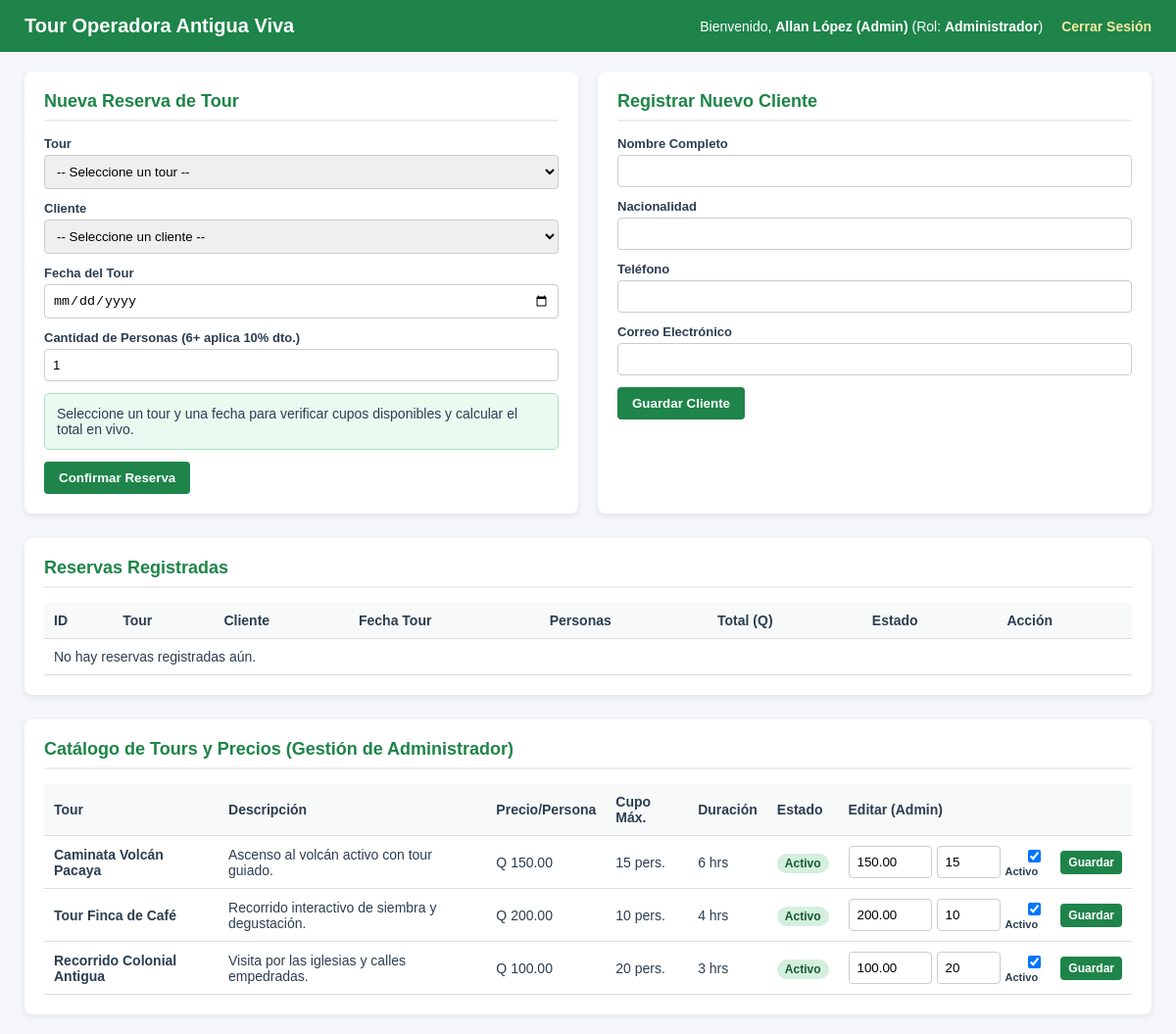
The page /panel.php (signed in) on the database its author committed.
### tables this page shows
CREATE TABLE IF NOT EXISTS tours (
    id INT AUTO_INCREMENT PRIMARY KEY,
    nombre VARCHAR(100) NOT NULL,
    descripcion TEXT,
    precio_persona DECIMAL(10,2) NOT NULL,
    cupo_maximo INT NOT NULL,
    duracion_horas INT NOT NULL,
    activo TINYINT(1) DEFAULT 1
);

### panel.php (the view, shortened to what this page needs)
<?php
require_once 'conexion.php';
$rol_actual = $_SESSION['rol'];
$es_admin   = ($rol_actual === 'Administrador');
$tours    = $pdo->query("SELECT * FROM tours ORDER BY id ASC")->fetchAll();
$reservas = $pdo->query("
    SELECT r.*, t.nombre AS tour_nombre, c.nombre AS cliente_nombre
    FROM reservas r
    INNER JOIN tours t ON r.tour_id = t.id
    INNER JOIN clientes c ON r.cliente_id = c.id
    ORDER BY r.fecha_tour DESC, r.id DESC
")->fetchAll();
?>
<!DOCTYPE html>
<html lang="es">
<head>
</head>
<body>
<header>
    <h1>Tour Operadora Antigua Viva</h1>
    <div class="user-info">
        Bienvenido, <strong><?= htmlspecialchars($_SESSION['nombre']) ?></strong>
        (Rol: <strong><?= htmlspecialchars($rol_actual) ?></strong>)
        <a href="logout.php">Cerrar Sesión</a>
    </div>
</header>
<div class="container">
    <div class="grid">
        <div class="box">
            <h2>Nueva Reserva de Tour</h2>
            <form method="POST" action="panel.php">
                <div class="form-group">
                    <label for="tour_id">Tour</label>
                    <select id="tour_id" name="tour_id" required>
                        <option value="">-- Seleccione un tour --</option>
                    </select>
                </div>
                <div class="form-group">
                    <label for="cliente_id">Cliente</label>
                    <select id="cliente_id" name="cliente_id" required>
                        <option value="">-- Seleccione un cliente --</option>
                    </select>
                </div>
                <div class="form-group">
                    <label for="fecha_tour">Fecha del Tour</label>
                    <input type="date" id="fecha_tour" name="fecha_tour" min="<?= date('Y-m-d') ?>" required>
                </div>
                <div class="form-group">
                    <label for="cantidad_personas">Cantidad de Personas (6+ aplica 10% dto.)</label>
                    <input type="number" id="cantidad_personas" name="cantidad_personas" min="1" value="1" required>
                </div>
                <div id="ajax_resultado" class="ajax-panel">
                    Seleccione un tour y una fecha para verificar cupos disponibles y calcular el total en vivo.
                </div>
                <button type="submit" class="btn">Confirmar Reserva</button>
            </form>
        </div>
        <div class="box">
            <h2>Registrar Nuevo Cliente</h2>
            <form method="POST" action="panel.php">
                <div class="form-group">
                    <label>Nombre Completo</label>
                    <input type="text" name="nombre" required>
                </div>
                <div class="form-group">
                    <label>Nacionalidad</label>
                    <input type="text" name="nacionalidad" required>
                </div>
                <div class="form-group">
                    <label>Teléfono</label>
                    <input type="text" name="telefono">
                </div>
                <div class="form-group">
                    <label>Correo Electrónico</label>
                    <input type="email" name="correo">
                </div>
                <button type="submit" class="btn">Guardar Cliente</button>
            </form>
        </div>
    </div>
    <div class="box" style="margin-bottom: 25px;">
        <h2>Reservas Registradas</h2>
        <table>
            <thead>
                <tr>
                    <th>ID</th>
                    <th>Tour</th>
                    <th>Cliente</th>
                    <th>Fecha Tour</th>
                    <th>Personas</th>
                    <th>Total (Q)</th>
                    <th>Estado</th>
                    <th>Acción</th>
                </tr>
            </thead>
            <tbody>
                <?php if (empty($reservas)): ?>
                    <tr><td colspan="8">No hay reservas registradas aún.</td></tr>
                <?php endif; ?>
            </tbody>
        </table>
    </div>
    <div class="box">
        <h2>Catálogo de Tours y Precios <?= $es_admin ? '(Gestión de Administrador)' : '(Solo lectura para Agente de ventas)' ?></h2>
        <table>
            <thead>
                <tr>
                    <th>Tour</th>
                    <th>Descripción</th>
                    <th>Precio/Persona</th>
                    <th>Cupo Máx.</th>
                    <th>Duración</th>
                    <th>Estado</th>
                    <?php if ($es_admin): ?><th>Editar (Admin)</th><?php endif; ?>
                </tr>
            </thead>
            <tbody>
                <?php foreach ($tours as $t): ?>
                    <tr>
                        <td><strong><?= htmlspecialchars($t['nombre']) ?></strong></td>
                        <td><?= htmlspecialchars($t['descripcion']) ?></td>
                        <td>Q <?= number_format($t['precio_persona'], 2) ?></td>
                        <td><?= (int)$t['cupo_maximo'] ?> pers.</td>
                        <td><?= (int)$t['duracion_horas'] ?> hrs</td>
                        <td><?= (int)$t['activo'] === 1 ? '<span class="badge badge-ok">Activo</span>' : '<span class="badge badge-cancel">Inactivo</span>' ?></td>
                        <?php if ($es_admin): ?>
                            <td>
                                <form method="POST" action="panel.php" style="display:flex; gap:5px; align-items:center;">
                                    <input type="number" step="0.01" name="precio_persona" value="<?= $t['precio_persona'] ?>" style="width:85px;" title="Precio">
                                    <input type="number" name="cupo_maximo" value="<?= $t['cupo_maximo'] ?>" style="width:65px;" title="Cupo">
                                    <label style="font-size:11px; margin:0;"><input type="checkbox" name="activo" <?= (int)$t['activo'] === 1 ? 'checked' : '' ?>> Activo</label>
                                    <button type="submit" class="btn" style="padding:5px 8px; font-size:12px;">Guardar</button>
                                </form>
                            </td>
                        <?php endif; ?>
                    </tr>
                <?php endforeach; ?>
            </tbody>
        </table>
    </div>
</div>
</body>
</html>

### panel.php (style rules this page uses)
body { font-family: Arial, sans-serif; background: #f4f6f9; margin: 0; color: #2c3e50; }
header { background: #1e8449; color: #fff; padding: 15px 25px; display: flex; justify-content: space-between; align-items: center; }
header h1 { margin: 0; font-size: 20px; }
.user-info { font-size: 14px; }
.user-info a { color: #f9e79f; text-decoration: none; font-weight: bold; margin-left: 15px; }
.container { max-width: 1150px; margin: 20px auto; padding: 0 15px; }
.grid { display: grid; grid-template-columns: 1fr 1fr; gap: 20px; margin-bottom: 25px; }
.box { background: #fff; padding: 20px; border-radius: 8px; box-shadow: 0 2px 6px rgba(0,0,0,0.08); }
h2 { margin-top: 0; font-size: 18px; border-bottom: 2px solid #eee; padding-bottom: 8px; color: #1e8449; }
.form-group { margin-bottom: 12px; }
label { display: block; font-size: 13px; font-weight: bold; margin-bottom: 4px; }
input, select { width: 100%; padding: 8px; border: 1px solid #ccc; border-radius: 4px; box-sizing: border-box; }
.btn { padding: 9px 15px; border: none; border-radius: 4px; cursor: pointer; font-weight: bold; color: #fff; background: #1e8449; }
.ajax-panel { background: #eafaf1; border: 1px solid #a9dfbf; padding: 12px; border-radius: 5px; margin: 12px 0; font-size: 14px; }
table { width: 100%; border-collapse: collapse; margin-top: 10px; font-size: 14px; }
th, td { padding: 10px; border-bottom: 1px solid #ddd; text-align: left; }
th { background: #f8f9f9; }
.badge { padding: 3px 8px; border-radius: 12px; font-size: 12px; font-weight: bold; }
.badge-ok { background: #d4efdf; color: #145a32; }

### rows shown on the page
tours: nombre "Caminata Volcán Pacaya", descripcion "Ascenso al volcán activo con tour guiado.", precio_persona "150.00", cupo_maximo "15", duracion_horas "6", shows "Activo", activo "☑"
tours: nombre "Tour Finca de Café", descripcion "Recorrido interactivo de siembra y degustación.", precio_persona "200.00", cupo_maximo "10", duracion_horas "4", shows "Activo", activo "☑"
tours: nombre "Recorrido Colonial Antigua", descripcion "Visita por las iglesias y calles empedradas.", precio_persona "100.00", cupo_maximo "20", duracion_horas "3", shows "Activo", activo "☑"

### other values the page prints
$_SESSION['nombre'] "Allan López (Admin)"
$rol_actual "Administrador"
